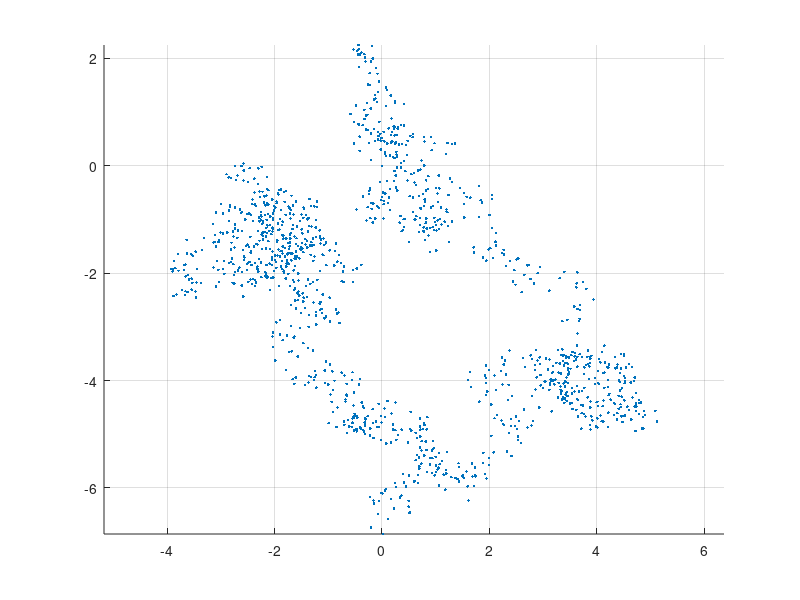

This chart was generated by the following MATLAB code:
%%Metropolis-Hastings algorithm with a random walk sampler
clc
clear all
N=2000; %number of samples
f = @(x,y)(sin(7*(2*x^2+3*y^2)))^2; %The given f
%The acceptance probability function 
alpha = @(x1,x2,y1,y2) (min(1,f(y1,y2)/f(x1,x2))); %Metropolis sampler since g is even
%Applying the algorithm
%selection
X = zeros(2,N); % preallocating memory
inellipse=@(x,y) 2*x^2+3*y^2<=1/4;
for i = 2:N
while(1)
    x=1-2*rand;
    y=1-2*rand;
    if(inellipse(x,y))
        break;
    end
end
%Third condition of the algorithm
u = rand();
c=(u<alpha(X(1,i-1),X(2,i-1),X(1,i-1)+x,X(2,i-1)+y));
X(1,i)=c*x+X(1,i-1);
X(2,i)=c*y+X(2,i-1);
end
%The Plotting Part
scatter(X(1,:),X(2,:),'.')
axis equal
grid on

